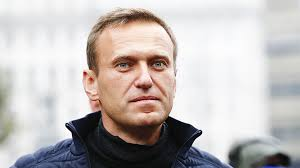
#> input picture Photos/images.jfif, 300 x 168 px
$ python draw.py
#> lines starting #> are read from the running program, lines starting #| are printed output that depends on the picture
import cv2 as cv
import numpy as np

#height, width, number of color channels
blank = np.zeros((500,500,3), dtype='uint8')
cv.imshow('Blank', blank)
img = cv.imread('Photos/images.jfif')
#> img is the input picture: shape (168, 300, 3); mean B, G, R 183.7, 185.5, 191.4
cv.imshow('Human', img)

#Paint the image a certain color B-G-R
#top to down, left to right [height,width]
blank[200:300, 300:400] = 0,255,0
cv.imshow('Green', blank)
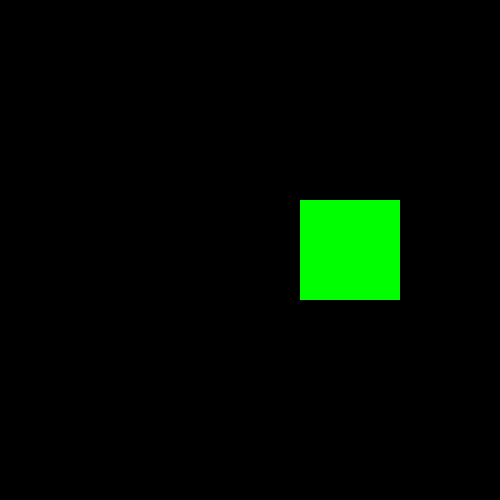
#> window 'Green': shape (500, 500, 3); mean B, G, R 0, 10.2, 0

#draw rectangle img, starting pt, ending pt, color, thickness cv.FILLED -> -1
cv.rectangle(blank, (0,0), (blank.shape[1]//2, blank.shape[0]//2),
    (0,255,0), thickness=2)
cv.imshow('Rectangle', blank)

#draw circle img, centre, radius, color, thickness
cv.circle(blank, (blank.shape[1]//2, blank.shape[0]//2), 250//2, (0,255,0),  thickness=2)
cv.imshow('Circle', blank)

#draw line img, starting pt, ending pt, color, thickness
cv.line(blank, (0,0), (500,500), (255,0,0), thickness=2)
cv.imshow('Line', blank)

#write text
cv.putText(blank, 'Hello, my name is Chris', (0,225), cv.FONT_HERSHEY_TRIPLEX, 1.0, (0,255,0), 2)
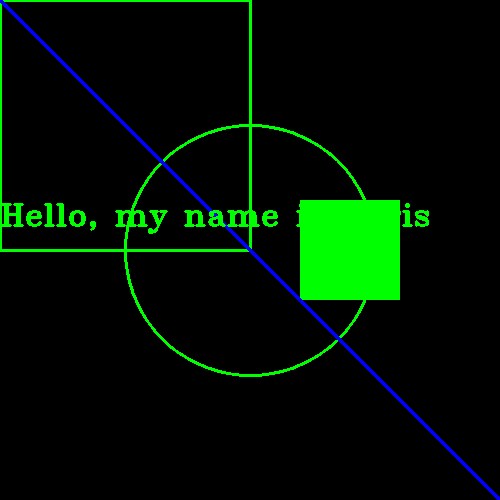
#> blank: shape (500, 500, 3); mean of channels 0, 1, 2 2.5, 17.4, 0; drawn as B, G, R
cv.imshow('Text', blank)

cv.waitKey(0)
